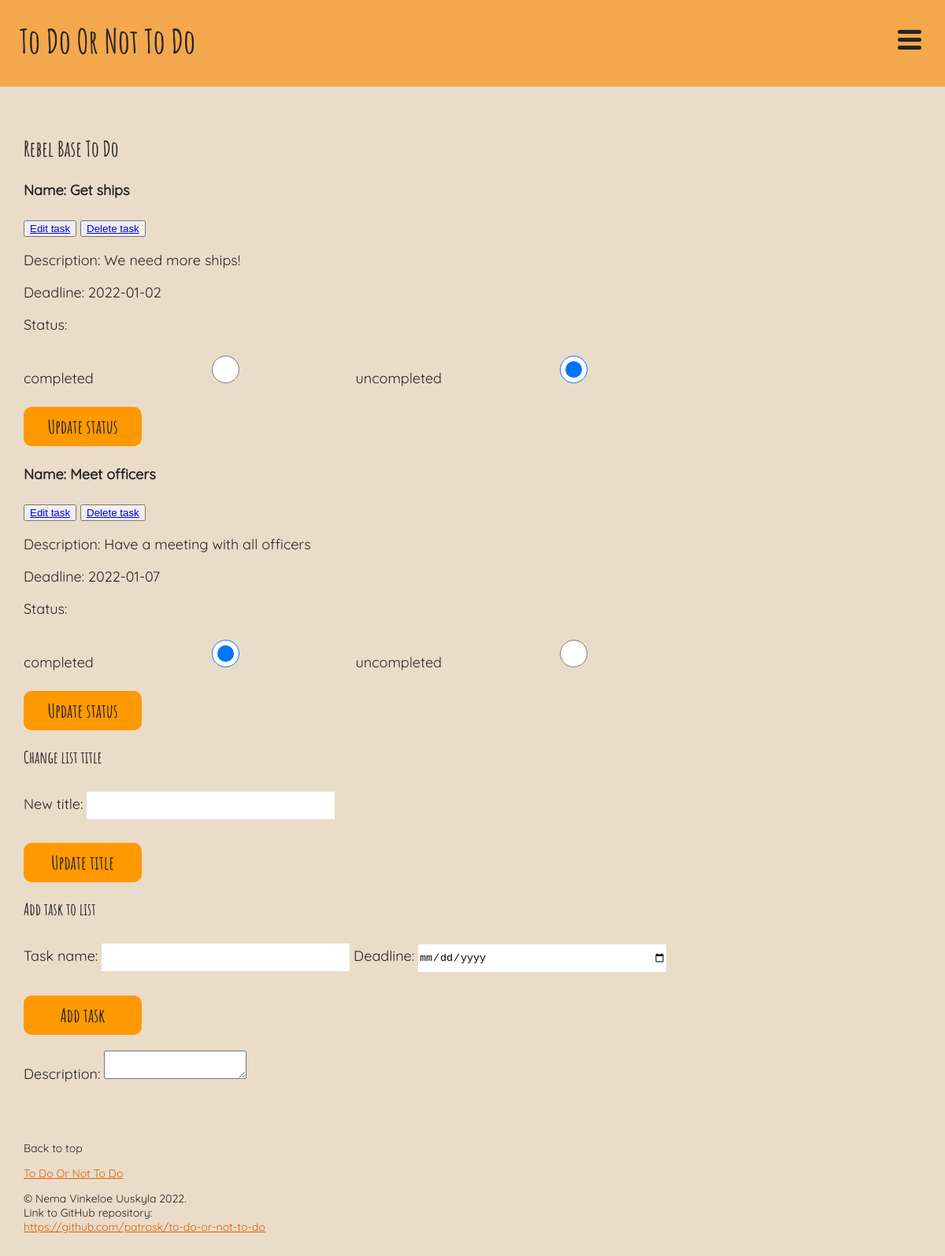
Before: /single_list.php?id=21 (signed in) with the older database file.
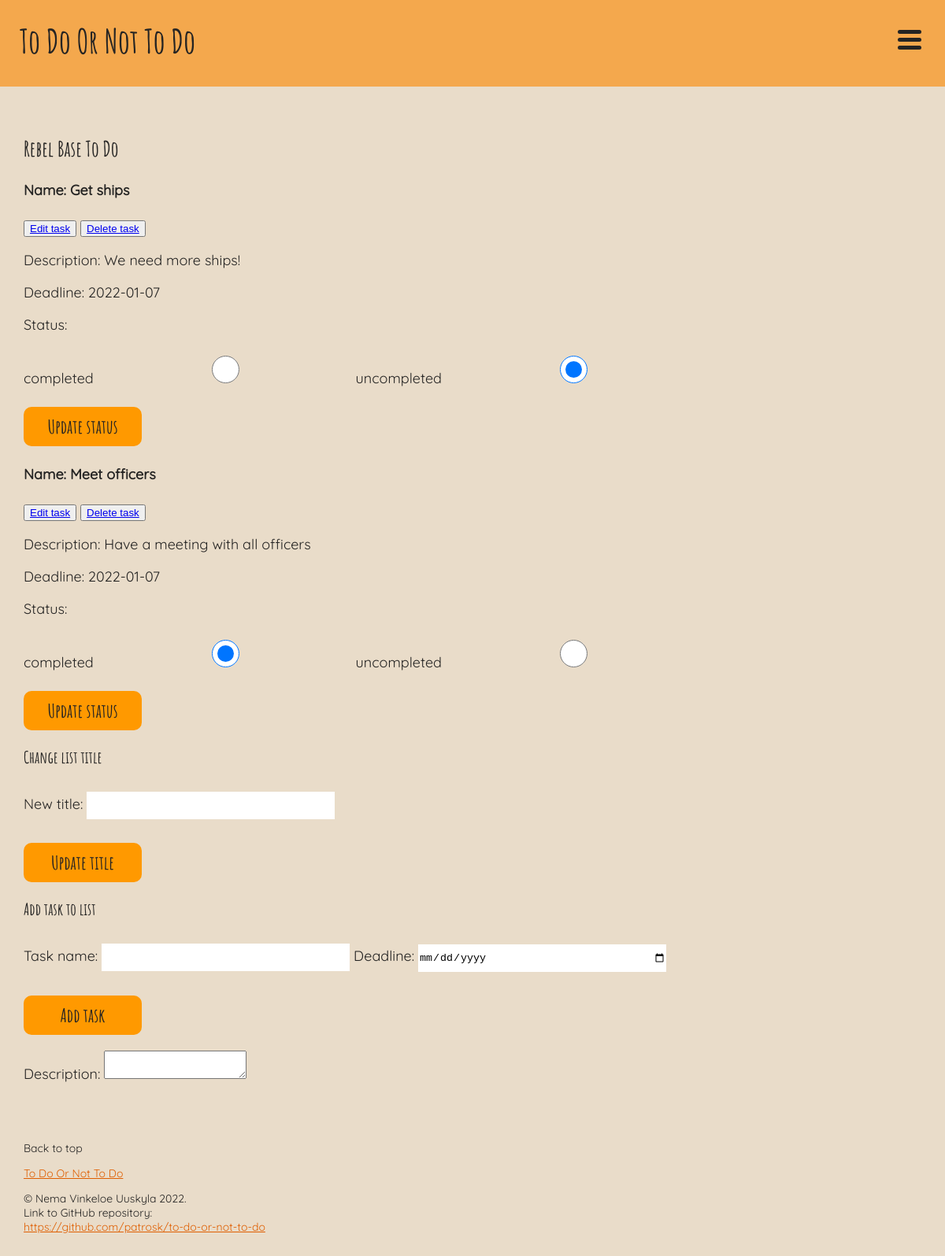
After: the same page with the newer database file.
### tables this page shows
CREATE TABLE lists (
	id INTEGER PRIMARY KEY AUTOINCREMENT,
	title VARCHAR,
	user_id VARCHAR,
	FOREIGN KEY (user_id) REFERENCES users(id)
);

CREATE TABLE tasks (
	id INTEGER PRIMARY KEY AUTOINCREMENT,
	user_id INTEGER,
	list_id INTEGER,
	name VARCHAR,
	description VARCHAR,
	created_at DATETIME,
	deadline_at DATETIME,
	completed_at DATETIME,
	FOREIGN KEY (user_id) REFERENCES users(id), 
	FOREIGN KEY (list_id) REFERENCES lists(id)
);

### app/config.php (called while the page is built, shortened)
<?php
return [
    'title' => 'To Do Or Not To Do',
    'database_path' => sprintf('sqlite:%s/database/database.db', __DIR__),
];

### app/autoload.php (called while the page is built, shortened)
<?php
require __DIR__ . '/config.php';
require __DIR__ . '/functions.php';
$config = require __DIR__ . '/config.php';

### app/functions.php (called while the page is built, shortened)
<?php
function get_lists(PDO $database)
{
    $user_id = $_SESSION['user']['id'];
    $statement = $database->prepare("SELECT * FROM lists WHERE user_id = :id");
    $statement->bindParam(':id', $user_id, PDO::PARAM_INT);
    $statement->execute();
    $lists = $statement->fetchAll(PDO::FETCH_ASSOC);
    return $lists;
}
function get_tasks_from_list(PDO $database, $list_id)
{
    $user_id = $_SESSION['user']['id'];
    $statement = $database->prepare("SELECT * FROM tasks WHERE user_id = :user_id AND list_id = :list_id");
    $statement->bindParam(':user_id', $user_id, PDO::PARAM_INT);
    $statement->bindParam(':list_id', $list_id, PDO::PARAM_INT);
    $statement->execute();
    $tasks = $statement->fetchAll(PDO::FETCH_ASSOC);
    return $tasks;
}
function task_status($task)
{
    if (isset($task['completed_at'])) {
        $status['completed'] = 'checked';
        $status['uncompleted'] = '';
    } else {
        $status['completed'] = '';
        $status['uncompleted'] = 'checked';
    }
    return $status;
}

### single_list.php (the view, shortened to what this page needs)
<?php
require __DIR__ . '/app/autoload.php';
require __DIR__ . '/views/header.php';
require __DIR__ . '/views/navigation.php';
?>
<?php
$id = $_GET['id'];
$lists = get_lists($database);
$tasks = get_tasks_from_list($database, $id);
foreach ($lists as $list) : ?>
    <?php if ($list['id'] == $id) : ?>
        <h2><?= $list['title'] ?></h2>
    <?php endif ?>
<?php endforeach ?>
<?php
foreach ($tasks as $task) : ?>
    <?php $status = task_status($task); ?>
    <h4>Name: <?= $task['name'] ?></h4>
    <button>
        <a href="/edit_task.php?id=<?= $id ?>&task_id=<?= $task['id'] ?>">Edit task</a>
    </button>
    <button>
        <a href="/app/tasks/delete.php?id=<?= $id ?>&task_id=<?= $task['id'] ?>">Delete task</a>
    </button>
    <p>Description: <?= $task['description'] ?></p>
    <p>Deadline: <?= $task['deadline_at'] ?></p>
    <p>Status:</p>
    <form action="/app/tasks/status.php?list_id=<?= $id ?>&task_id=<?= $task['id'] ?>" method="post">
        <label for="completed">completed</label>
        <input name="status" id="completed" value="completed" type="radio" <?= $status['completed'] ?>>
        <label for="uncompleted">uncompleted</label>
        <input name="status" id="uncompleted" value="uncompleted" type="radio" <?= $status['uncompleted'] ?>>
        <button type="submit">Update status</button>
    </form>
<?php endforeach ?>
<h3>Change list title</h3>
<form action="/app/lists/update.php?id=<?= $id ?>" method="post">
    <label for="title">New title: </label>
    <input name="title" id="title" type="text">
    <button type="submit">Update title</button>
</form>
<h3>Add task to list</h3>
<form action="/app/tasks/create.php?id=<?= $id ?>" method="post" id="new_task">
    <label for="name">Task name: </label>
    <input name="name" id="name" type="text">
    <label for="deadline">Deadline: </label>
    <input name="deadline" id="deadline" type="date">
    <button type="submit">Add task</button>
</form>
<label for="description">Description: </label>
<textarea name="description" id="description" form="new_task"></textarea>
<?php require __DIR__ . '/views/footer.php';

### views/header.php (shortened to what this page needs)
<!DOCTYPE html>
<html lang="en">
<head>
    <link rel="stylesheet" href="../assets/styles/header.css">
    <link rel="stylesheet" href="../assets/styles/navigation.css">
    <link rel="stylesheet" href="../assets/styles/style.css">
    <link rel="stylesheet" href="../assets/styles/footer.css">
</head>
<body>

### views/navigation.php (shortened to what this page needs)
<header>
    <nav>
        <div class="navbar">
            <a class="title" href="/index.php"><?= $config['title'] ?></a>
            <div class="dropdown">
                <button class="dropdown-button">
                    <span class="hamburger">
                        <span class="hamburger-inner"></span>
                    </span>
                </button>
            </div>
        </div>
    </nav>
</header>
<main>

### views/footer.php (shortened to what this page needs)
</main>
<footer>
    <p>Back to top</p>
    <a href="/index.php"><?= $config['title'] ?></a>
    <p>© Nema Vinkeloe Uuskyla 2022.<br>
        Link to GitHub repository:<br>
        <a href="https://github.com/patrosk/to-do-or-not-to-do">https://github.com/patrosk/to-do-or-not-to-do</a>
    </p>
</footer>
</body>
</html>

### assets/styles/header.css (style rules this page uses)
* { box-sizing: border-box; }
:root { --background-color: #e9dcc9; --primary-color: #f4a84d; --secondary-color: #ff9900; --accent-color: #df5e00; --font-color: #252423; }
body { margin: 0; font-size: 18px; font-family: 'Quicksand'; }
main, footer { padding: 30px; }
h1, h2, h3 { font-family: 'Amatic'; }

### assets/styles/navigation.css (style rules this page uses)
nav { background-color: var(--primary-color); width: 100vw; height: 110px; position: fixed; }
.navbar { display: flex; justify-content: space-between; padding: 25px; }
.title { text-decoration: none; font-family: 'Amatic'; font-size: 42px; color: var(--font-color); }
.dropdown-button { border: none; background-color: transparent; padding-right: 30px; }
.hamburger { position: relative; width: 30px; height: 25px; display: inline-block; }
.hamburger-inner { display: block; }
.hamburger-inner, .hamburger-inner::before, .hamburger-inner::after { width: 30px; height: 5px; background-color: var(--font-color); border-radius: 6px; position: absolute; transition-property: transform; transition-duration: 0.3s; transition-timing-function: ease; }
.hamburger-inner::before, .hamburger-inner::after { content: ''; display: block; }
.hamburger-inner::before { top: 10px; }
.hamburger-inner::after { top: 20px; }
nav a { text-decoration: none; color: var(--font-color); }
.dropdown { display: flex; flex-direction: column; align-items: end; padding-top: 12px; gap: 10px; position: absolute; right: 0; z-index: 1; }

### assets/styles/style.css (style rules this page uses)
body { background-color: var(--background-color); color: var(--font-color); }
main { padding-top: 150px; }
.home-buttons button, form button { all: unset; height: 50px; width: 150px; background-color: var(--secondary-color); border-radius: 10px; display: flex; justify-content: center; align-items: center; margin-bottom: 20px; transition: 0.5s ease; }
input { height: 35px; width: 315px; border: none; margin-top: 10px; margin-bottom: 20px; }
form button { text-decoration: none; font-family: 'Amatic'; color: var(--font-color); font-size: 24px; margin-top: 10px; }

### assets/styles/footer.css (style rules this page uses)
footer { font-size: 14px; }
footer a { color: var(--accent-color); }

Changed rows visible on the page:
changed tasks "Get ships": deadline_at "2022-01-02" → "2022-01-07"
